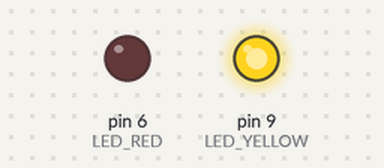
Simulated run of this sketch. Board: Arduino Uno, built with avr-gcc and run on an emulated ATmega328P. Parts: output pins drawn as LEDs (lit = HIGH).

Above: at 0.7 s.
At 2.2 s:
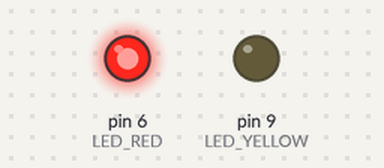
At 6.2 s:
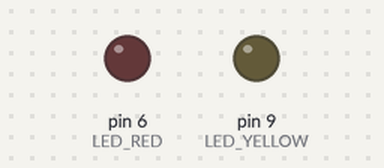
Timing chart, 0 to 7.6 s (numbered marks = the images above):
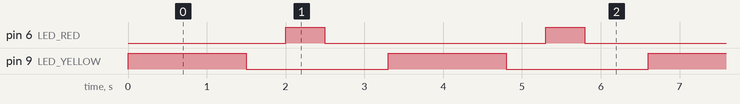

Measured:
- by itself, pin 6 (LED_RED): alternates HIGH for 0.50 s and LOW for 2.8 s
- by itself, pin 9 (LED_YELLOW): alternates HIGH for 1.5 s and LOW for 1.8 s
- by itself, everything shown: repeats every 3.3 s, in 4 steps

The sketch:

sketch_oct30a.ino
```cpp
const int LED_YELLOW = 9; // Порт для жовтого світлодіоду
const int LED_RED = 6; // Порт для червоного світлодіоду

void setup() {
  pinMode(LED_YELLOW, OUTPUT);
  pinMode(LED_RED, OUTPUT);
}

void loop() {
  // Жовтий світлодіод
  digitalWrite(LED_YELLOW, HIGH); // Увімкнути жовтий світлодіод
  delay(1500); // Затримка на 1.5 секунди
  digitalWrite(LED_YELLOW, LOW); // Вимкнути жовтий світлодіод
  delay(500); // Затримка на 0.5 секунди

  // Червоний світлодіод
  digitalWrite(LED_RED, HIGH); // Увімкнути червоний світлодіод
  delay(500); // Затримка на 0.5 секунди
  digitalWrite(LED_RED, LOW); // Вимкнути червоний світлодіод
  delay(800); // Затримка на 0.8 секунди
}
```
